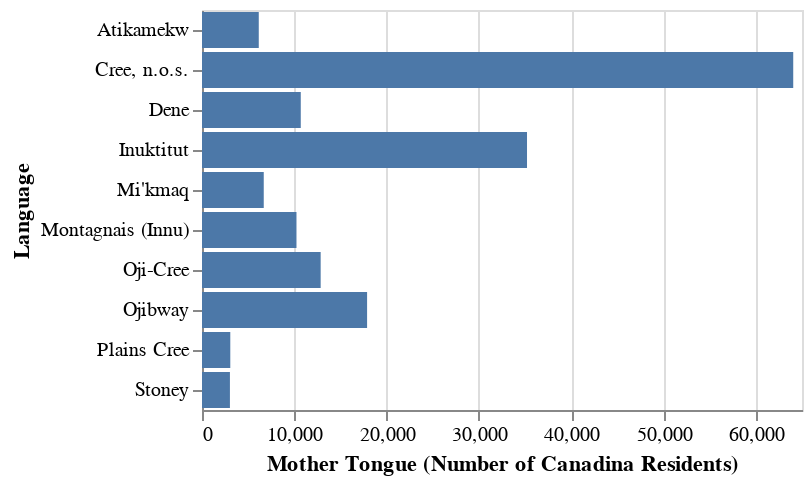

The code cell stored with this chart in its notebook:
### Code cell
barplot_mother_tongue = (alt.Chart(first_top_ten).mark_bar()
                         .encode(x = alt.X("mother_tongue").title("Mother Tongue (Number of Canadina Residents)"),
                                 y = alt.Y("language").title("Language"))
                         
                         )

barplot_mother_tongue

### Figure 1 — Vega-Lite specification as saved in the notebook (floating-point values rounded to 4 significant figures)
{"config": {"view": {"continuousWidth": 300, "continuousHeight": 300}}, "data": {"name": "data-7f8024c4ba6a0225cc9c8abf5ba5dae8"}, "mark": {"type": "bar"}, "encoding": {"x": {"field": "mother_tongue", "title": "Mother Tongue (Number of Canadina Residents)", "type": "quantitative"}, "y": {"field": "language", "title": "Language", "type": "nominal"}}, "$schema": "https://vega.github.io/schema/vega-lite/v6.1.0.json", "datasets": {"data-7f8024c4ba6a0225cc9c8abf5ba5dae8": [{"language": "Cree, n.o.s.", "mother_tongue": 64050}, {"language": "Inuktitut", "mother_tongue": 35210}, {"language": "Ojibway", "mother_tongue": 17885}, {"language": "Oji-Cree", "mother_tongue": 12855}, {"language": "Dene", "mother_tongue": 10700}, {"language": "Montagnais (Innu)", "mother_tongue": 10235}, {"language": "Mi'kmaq", "mother_tongue": 6690}, {"language": "Atikamekw", "mother_tongue": 6150}, {"language": "Plains Cree", "mother_tongue": 3065}, {"language": "Stoney", "mother_tongue": 3025}]}}
